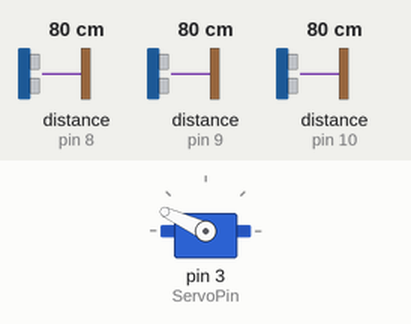
Bench run of a sketch on a simulated Arduino Uno, built with avr-gcc and run on an emulated ATmega328P. Shown: servo. Wiring (inferred from the names in the program): 3 × ultrasonic range finder: trigger pin 11, echo pin 8 / trigger pin 12, echo pin 9 / trigger pin 13, echo pin 10. The inputs (shaded band) are chosen by the test bench; at power-on: distance to the obstacle (sensors on pin 9, pin 10, pin 8) 80 cm. The echo pulse lasts 58.3 µs per cm; what the sketch prints to the serial monitor is not drawn.

Above: at 3.5 s.
3.6 s: distance to the obstacle (sensor on pin 9) set to 2 cm
7.2 s: distance to the obstacle (sensor on pin 10) set to 55 cm
10.8 s: distance to the obstacle (sensor on pin 10) set to 48 cm
At 11.9 s:
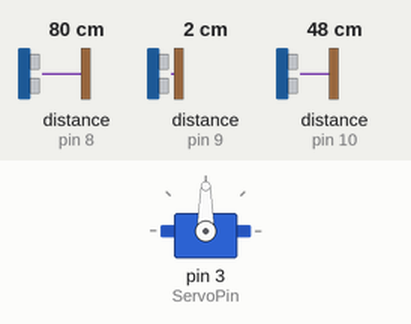
22.3 s: distance to the obstacle (sensor on pin 10) set to 60 cm
At 23.5 s:
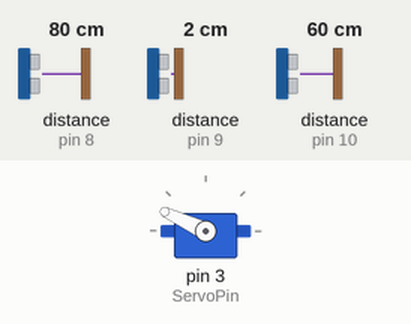
27.9 s: distance to the obstacle (sensor on pin 10) set to 2 cm
At 28.8 s:
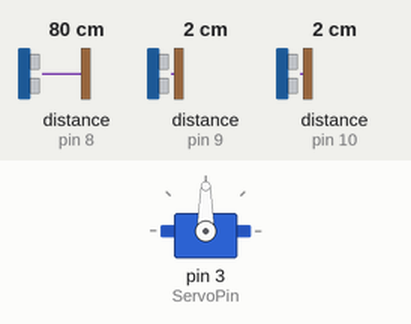
Timing chart, 0 to 30.9 s (numbered marks = the images above; inputs shaded):
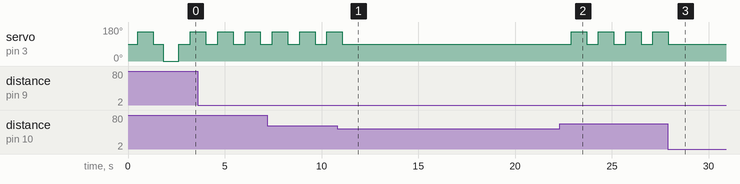

Measured:
- the behaviour switches between 52 and 51 cm on distance to the obstacle (sensor on pin 10) (found by bisection; images 0 and 1)
- after the input at 10.8 s, servo on pin 3 (ServoPin): goes on until 11.1 s, then stays 90°
- after the input at 22.3 s, servo on pin 3 (ServoPin): alternates 155° for 0.80 s and 90° for 0.61 s, starting after 0.59 s
- after the input at 27.9 s, servo on pin 3 (ServoPin): goes on until 27.9 s, then stays 90°
- by itself, servo on pin 3 (ServoPin): alternates 155° for 0.80 s and 90° for 0.61 s

The sketch:

Code_for_the_servomotor_and_ultrasonic_sensors.ino
```cpp
#include <Servo.h>


Servo servo;

int ServoPin = 3;

int trigPin1 = 13;
int echoPin1 = 10;

int trigPin2 = 12;
int echoPin2 = 9;

int trigPin3 = 11;
int echoPin3 = 8;


void setup() {
  servo.attach(ServoPin);

  Serial.begin (9600);
  pinMode(trigPin1, OUTPUT);
  pinMode(echoPin1, INPUT);

  pinMode(trigPin2, OUTPUT);
  pinMode(echoPin2, INPUT);

  pinMode(trigPin3, OUTPUT);
  pinMode(echoPin3, INPUT);


}

void firstsensor(){ // This function is for first sensor
  int duration1, distance1;
  digitalWrite (trigPin1, HIGH);
  delayMicroseconds (10);
  digitalWrite (trigPin1, LOW);
  duration1 = pulseIn (echoPin1, HIGH);
  distance1 = (duration1/2) / 29.1;

      Serial.print("1st Sensor: ");
      Serial.print(distance1);
      Serial.print("cm    ");

  if (distance1 > 50) {
    delay(500);
    servo.write(155);
   delay(800);
   servo.write(90);
  } else {

  }
}
void secondsensor(){ // This function is for second sensor
    int duration2, distance2;
    digitalWrite (trigPin2, HIGH);
    delayMicroseconds (10);
    digitalWrite (trigPin2, LOW);
    duration2 = pulseIn (echoPin2, HIGH);
    distance2 = (duration2/2) / 29.1;

      Serial.print("2nd Sensor: ");
      Serial.print(distance2);
      Serial.print("cm    ");

    if (distance2 > 50) {
      delay(500);
      servo.write(0);
      delay(800);
      servo.write(90);
    }
 else {

    }

}
void thirdsensor(){ // This function is for third sensor
    int duration3, distance3;
    digitalWrite (trigPin3, HIGH);
    delayMicroseconds (10);
    digitalWrite (trigPin3, LOW);
    duration3 = pulseIn (echoPin3, HIGH);
    distance3 = (duration3/2) / 29.1;

      Serial.print("3rd Sensor: ");
      Serial.print(distance3);
      Serial.print("cm");

    if (distance3 < 10) {  // Change the number

    }
 else {

    }
}

void loop() {
Serial.println("\n");
firstsensor();
secondsensor();
thirdsensor();
delay(100);
}
```
